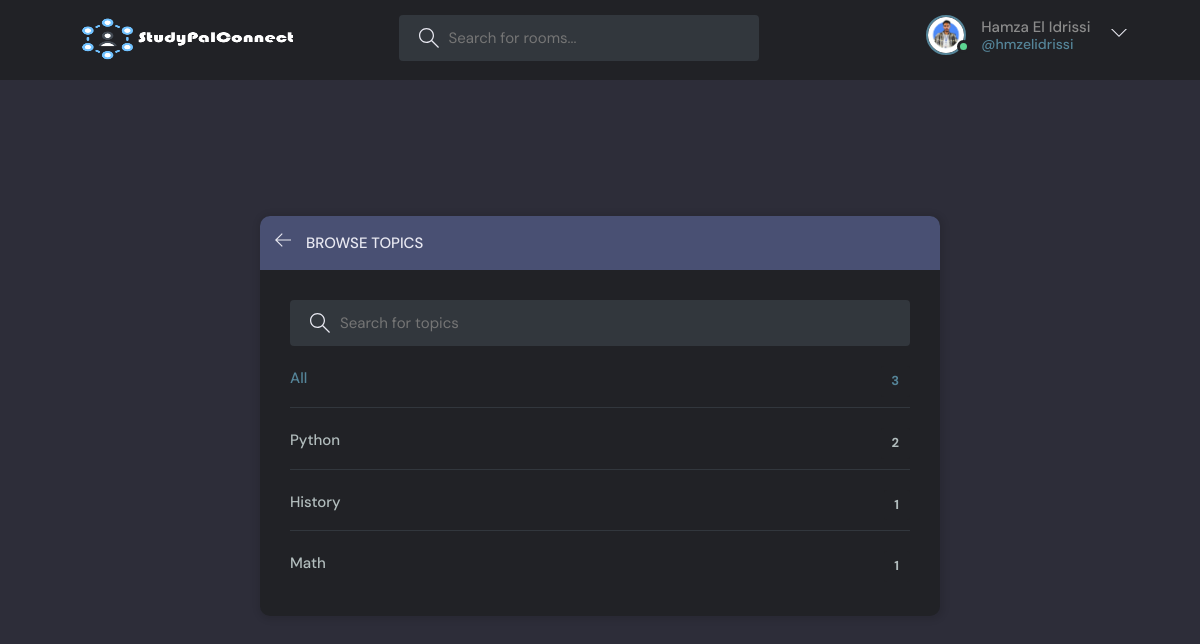
The app's page /topics/ (signed in) with its own data.
### Core/models.py (models this page shows, shortened)
class User(AbstractUser):
    full_name = models.CharField(max_length=200, null=True)
    email = models.EmailField(unique=True, null=True)
    username = models.CharField(max_length=150, unique=True)
    avatar = models.ImageField(blank=True, null=True, default="avatar.svg")
    bio = models.TextField(max_length=500, blank=True)

class Topic(models.Model):
    name = models.CharField(max_length=200)

### Core/views.py (the view)
# urls.py: path('topics/', views.topics_page, name='topics'),
def topics_page(request):
    q = request.GET.get('q') if request.GET.get('q') is not None else ''
    topics = Topic.objects.filter(name__icontains=q)
    return render(request, 'Core/topics.html', {'topics': topics})

### templates/Core/topics.html (shortened to what this page needs)
{% extends 'base.html' %}
{% block content %}
<main class="create-room layout">
  <div class="container">
    <div class="layout__box">
      <div class="layout__boxHeader">
        <div class="layout__boxTitle">
          <a href="{{ request.META.HTTP_REFERER }}">
            <svg version="1.1" xmlns="http://www.w3.org/2000/svg" width="32" height="32" viewBox="0 0 32 32">
              <title>arrow-left</title>
              <path
                d="M13.723 2.286l-13.723 13.714 13.719 13.714 1.616-1.611-10.96-10.96h27.625v-2.286h-27.625l10.965-10.965-1.616-1.607z"
              ></path>
            </svg>
          </a>
          <h3>Browse Topics</h3>
        </div>
      </div>
      <div class="topics-page layout__body">
        <form class="header__search">
          <label>
            <input name="q" placeholder="Search for topics" />
          </label>
        </form>
        <ul class="topics__list">
          <li>
            <a href="" class="active">All <span>{{ topics.count }}</span></a>
          </li>
            {% for topic in topics %}
          <li>
            <a href="{% url 'home' %}?q={{ topic.name }}">{{ topic.name }}<span>{{ topic.room_set.all.count }}</span></a>
          </li>
            {% endfor %}
        </ul>
      </div>
    </div>
  </div>
</main>
{% endblock %}

### templates/navbar.html (shortened to what this page needs)
{% load static %}
<header class="header header--loggedIn">
  <div class="container">
    <a href="{% url 'home' %}" class="header__logo">
      <img src="{% static 'images/logo.png' %}" />
    </a>
    <form class="header__search" method="GET" action="{% url 'home' %}">
      <label>
        <input name="q" placeholder="Search for rooms..." />
      </label>
    </form>
    <nav class="header__menu">
    {% if request.user.is_authenticated %}
      <div class="header__user">
        <a href="{% url 'profile' request.user.id %}">
          <div class="avatar avatar--medium active">
            <img src="{{ request.user.avatar.url }}" />
          </div>
          <p>{{ request.user.full_name }} <span>@{{ request.user.username }}</span></p>
        </a>
        <button class="dropdown-button">
          <svg version="1.1" xmlns="http://www.w3.org/2000/svg" width="32" height="32" viewBox="0 0 32 32">
            <title>chevron-down</title>
            <path d="M16 21l-13-13h-3l16 16 16-16h-3l-13 13z"></path>
          </svg>
        </button>
      </div>
    {% else %}
      <a href="{% url 'login' %}">
        <img src="{% static 'images/avatar.svg' %}" />
        <p>Login/Register</p>
      </a>
    {% endif %}
    </nav>
  </div>
</header>

### static/styles/style.css (style rules this page uses)
:root { --color-main: #558599; --color-main-light: #e1f6fb; --color-dark: #212226; --color-dark-medium: #32373D; --color-dark-light: #495073; --color-light: #E9E9F2; --color-gray: #8b8b8b; --color-light-gray: #b2bdbd; --color-bg: #2d2d39; --color-success: #5dd693; --color-error: #fc4b0b; }
* { font-family: "DM Sans", -apple-system, BlinkMacSystemFont, "Segoe UI", Roboto, Oxygen, Ubuntu, Cantarell, "Open Sans", "Helvetica Neue", sans-serif; margin: 0; padding: 0; box-sizing: border-box; text-rendering: optimizeLegibility; font-size: inherit; }
html { font-size: 56.25%; }
@media only screen and (min-width: 1200px) { html { font-size: 62.5%; } }
body { line-height: 1.6; font-weight: 400; font-size: 1.5rem; color: var(--color-light-gray); background-color: var(--color-bg); min-height: 100vh; }
img { width: 100%; }
a { display: inline-block; color: var(--color-main); text-decoration: none; }
.container { max-width: 120rem; width: 90%; margin: auto; }
.avatar { position: relative; display: inline-block; border-radius: 50%; border: 2px solid var(--color-main); }
.avatar img { display: block; border-radius: 50%; object-fit: cover; object-position: center; }
.avatar::after { content: ""; display: block; position: absolute; background-color: var(--color-gray); z-index: 111; border-radius: 50%; border: 0.3rem solid var(--color-dark); }
.avatar.active::after { background-color: var(--color-success); }
.avatar.avatar--medium img { width: 3.6rem; height: 3.6rem; border-radius: 50%; }
.avatar.avatar--medium:after { width: 0.7rem; height: 0.7rem; bottom: 0px; right: -6px; }
.header { padding: 1.5rem; background-color: var(--color-dark); }
.header > .container { display: flex; gap: 9.5rem; }
.header__logo, .header__user { display: flex; gap: 2rem; align-items: center; }
.header__logo > img { height: 5rem; width: 23rem; }
.header__search > label { background-color: var(--color-dark-medium); padding: 1.3rem 1rem; display: flex; align-items: center; gap: 1rem; border-radius: 4px; }
.header__search svg { fill: var(--color-light); width: 2rem; height: 2rem; margin-left: 1rem; }
.header__search input { width: 30rem; background: transparent; border: none; outline: none; color: var(--color-light); }
.header__menu { margin-left: auto; position: relative; }
.header__menu a { display: flex; gap: 1.5rem; align-items: center; font-weight: 500; text-decoration: none; color: var(--color-gray); }
.header__menu img { height: 3.6rem; }
.header__menu p { line-height: 1.2; }
.header__menu span { color: var(--color-main); font-weight: 500; font-size: 1.4rem; display: block; }
.header__menu svg { width: 1.6rem; height: 1.6rem; fill: var(--color-light); }
.dropdown-button { background: transparent; border: 0; outline: 0; cursor: pointer; }
.layout { margin-top: 2.4rem; }
.layout > .container { display: flex; justify-content: space-between; align-items: flex-start; }
.layout__box { width: 90%; max-width: 48rem; min-height: 40rem; position: absolute; top: 50%; left: 50%; transform: translate(-50%, -46%); background-color: var(--color-dark); border-radius: 1rem; box-shadow: 1px 1px 6px 3px rgba(0, 0, 0, 0.1); overflow: hidden; }
.layout__boxHeader { display: flex; padding: 1.5rem; background-color: var(--color-dark-light); }
.layout__boxTitle { display: flex; gap: 1.5rem; align-items: center; }
.layout__boxTitle h3 { text-transform: uppercase; font-weight: 500; color: var(--color-light); }
.layout__boxTitle svg { width: 1.6rem; height: 1.6rem; fill: var(--color-light); }
.layout__body { margin: 3rem; }
.topics__list { list-style: none; }
.topics__list li a { display: flex; justify-content: space-between; margin-bottom: 3rem; font-weight: 500; color: var(--color-light-gray); transition: all 0.3s ease-in-out; }
.topics__list li a.active, .topics__list li a:hover { color: var(--color-main); }
.topics__list li a span { padding: 0.5rem 1rem; background-color: var(--color-dark); border-radius: 3px; font-size: 1.3rem; font-weight: 700; letter-spacing: 1px; }
.topics-page .topics__list li:not(:last-child) a { margin: 2rem 0; padding-bottom: 1rem; text-decoration: none; border-bottom: 1px solid var(--color-dark-medium); }
.topics-page .header__search { display: block; }
.create-room.layout .layout__box { max-width: 68rem; }

### records on screen
User: user.avatar (picture), user.full_name "Hamza El Idrissi", user.username "hmzelidrissi"
Topic: name "Python", room_set.all.count "2"
Topic: name "History", room_set.all.count "1"
Topic: name "Math", room_set.all.count "1"

### other values on screen
{{ topics.count }} "3"
